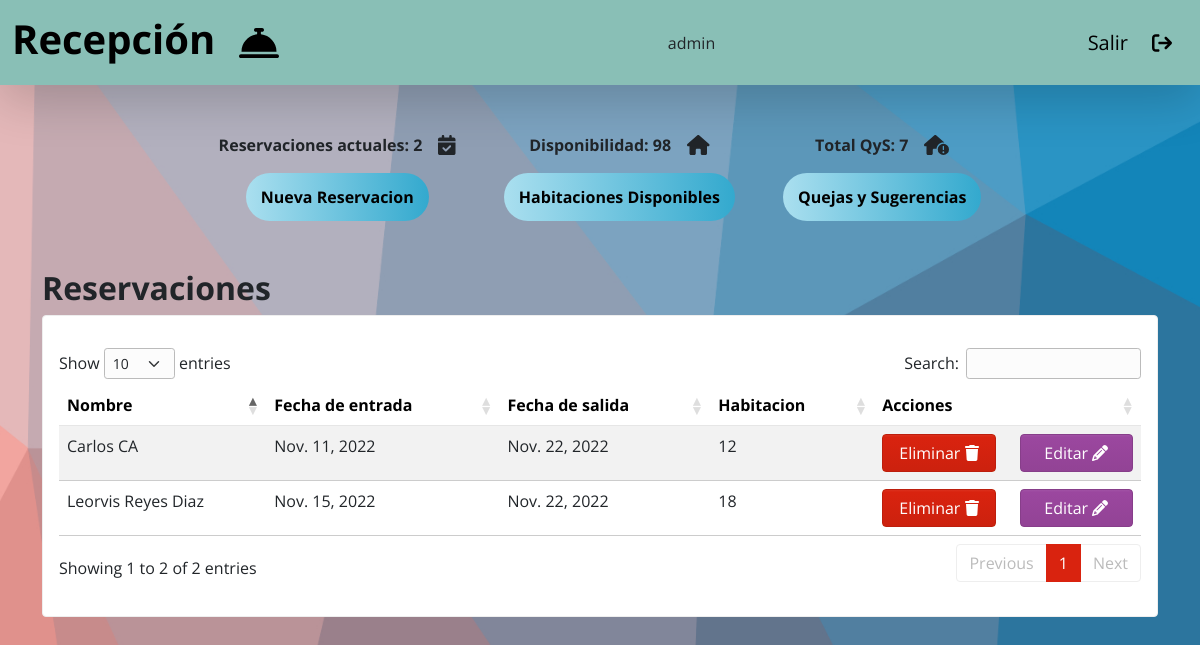
The app's page / (signed in) with its own data.
### main/models.py (models this page shows, shortened)
class Reservacion(models.Model):
    name = models.CharField(max_length=50)
    lastName = models.CharField(max_length=50)
    entry_date = models.DateField()
    out_date = models.DateField()
    roomNumber = models.ForeignKey(Habitacion, on_delete=models.CASCADE)

class Habitacion(models.Model):
    roomNumber = models.IntegerField(primary_key=True)
    dispo = models.BooleanField(default=True)
    def __str__(self):
        return self.roomNumber.__str__()

### main/views.py (the view)
# urls.py: path('', views.home, name='home'),
@login_required
def home(request):
    names = Reservacion.objects.all()
    totalR = Reservacion.objects.count()
    disp = 100 - totalR
    context = {'names': names, 'total': totalR, 'disp': disp}
    return render(request, 'home/home.html', context)

### main/templates/home/home.html
{% extends 'base.html' %} {% load static %} {% block content %}
<div style="height: 100vh">
  <section>
    <div class="d-flex gap-5 justify-content-center mt-5">
      <div class="flex-column-center">
        <p class="d-flex align-items-center gap-3 fw-bold">
          Reservaciones actuales: {{total}}
          <i class="fa-solid fa-calendar-check fa-lg"></i>
        </p>
        <a
          href="{% url 'newReservation' %}"
          class="text-decoration-none gbutton"
          >Nueva Reservacion</a
        >
      </div>
      <div class="flex-column-center">
        <p class="d-flex align-items-center gap-3 fw-bold">
          Disponibilidad: {{disp}}
          <i class="fa-solid fa-house fa-lg"></i>
        </p>
        <a href="" class="text-decoration-none gbutton"
          >Habitaciones Disponibles</a
        >
      </div>
      <div class="flex-column-center">
        <p class="d-flex align-items-center gap-3 fw-bold">
          Total QyS: 7
          <i class="fa-solid fa-house-circle-exclamation fa-lg"></i>
        </p>
        <a
          href="{% url 'csuggestions' %}"
          class="text-decoration-none gbutton"
          >Quejas y Sugerencias</a
        >
      </div>
    </div>
  </section>
  <section class="container my-5 w-100 w-md-75">
    <h2 class="fw-bold">Reservaciones</h2>
    <div class="card py-3">
      <div class="card-body">
        <table id="table_id" class="display table table-striped">
          <thead class="table-light">
            <tr>
              <th>Nombre</th>
              <th>Fecha de entrada</th>
              <th>Fecha de salida</th>
              <th>Habitacion</th>
              <th>Acciones</th>
            </tr>
          </thead>
          <tbody>
            {% for reservation in names %}
            <tr>
              <td>{{reservation.name}} {{reservation.lastName}}</td>
              <td>{{reservation.entry_date}}</td>
              <td>{{reservation.out_date}}</td>
              <td>{{reservation.roomNumber}}</td>
              <td>
                <div class="d-flex gap-4">
                  <a
                    href="{% url 'deleteReservation' reservation.id %}"
                    class="btn btn-primary w-50"
                    >Eliminar
                    <i class="fa-solid fa-trash"></i>
                  </a>
                  <a
                    href="{% url 'editReservation' reservation.id %}"
                    class="btn btn-danger w-50"
                    >Editar
                    <i class="fa-solid fa-pencil"></i>
                  </a>
                </div>
              </td>
            </tr>
            {% endfor %}
          </tbody>
        </table>
      </div>
    </div>
  </section>
</div>
{% endblock content %}

### main/templates/base.html (shortened to what this page needs)
{% load static %}
<!DOCTYPE html>
<html lang="en">
  <head>
    <link rel="stylesheet" href="{% static 'css/bootstrap.css' %}" />
    <link rel="stylesheet" href="{% static 'css/styles.css' %}" />
    <link
      rel="stylesheet"
      type="text/css"
      href="{% static 'plugins/data_tables/datatables.min.css' %}"
    />
  </head>
  <body>
    {% if request.user.is_authenticated %}
    <nav
      class="navbar navbar-expand-lg border-0 shadow-lg"
      style="background-color: #89bfb6; height: 85px"
    >
      <div class="container-fluid align-items-center">
        <a
          href="{% url 'home' %}"
          class="navbar-brand text-black d-flex align-items-center gap-4"
        >
          <h1 class="fw-bold">Recepción</h1>
          <i class="fa-solid fa-bell-concierge fa-2xl"></i>
        </a>
        {{request.user}}
        <a
          href="{% url 'logout' %}"
          class="navbar-brand text-black d-flex align-items-center gap-4"
        >
          <p class="m-0">Salir</p>
          <i class="fa-solid fa-arrow-right-from-bracket"></i>
        </a>
      </div>
    </nav>
    {% endif %} {% block content %} {% endblock content %}
  </body>
</html>

### main/static/css/styles.css (style rules this page uses)
body { background-image: url("../assets/bg_bggenerator_com_1.jpg"); background-position: center; background-repeat: no-repeat; background-size: cover; }
.gbutton { display: flex; align-items: center; justify-content: center; background-image: linear-gradient(to right, #aadfef, #33a9ce); border-radius: 50px; font-weight: 700; color: black; padding: 12px 15px; transition: all 0.4s; }
.flex-column-center { display: flex; flex-direction: column; align-items: center; }

### records on screen
Reservacion: name "Carlos", lastName "CA", entry_date "Nov. 11, 2022", out_date "Nov. 22, 2022", roomNumber "12"
Reservacion: name "Leorvis", lastName "Reyes Diaz", entry_date "Nov. 15, 2022", out_date "Nov. 22, 2022", roomNumber "18"

### other values on screen
{{ request.user }} "admin"
{{ total }} "2"
{{ disp }} "98"
